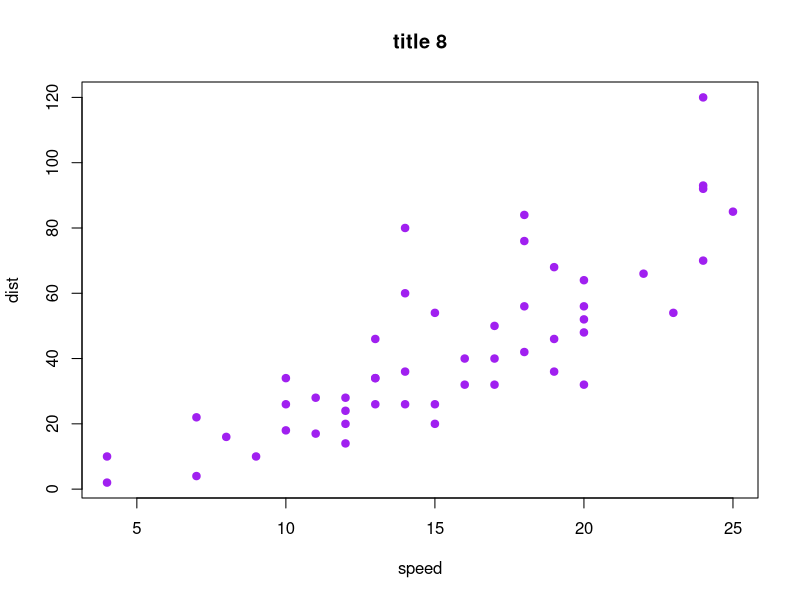
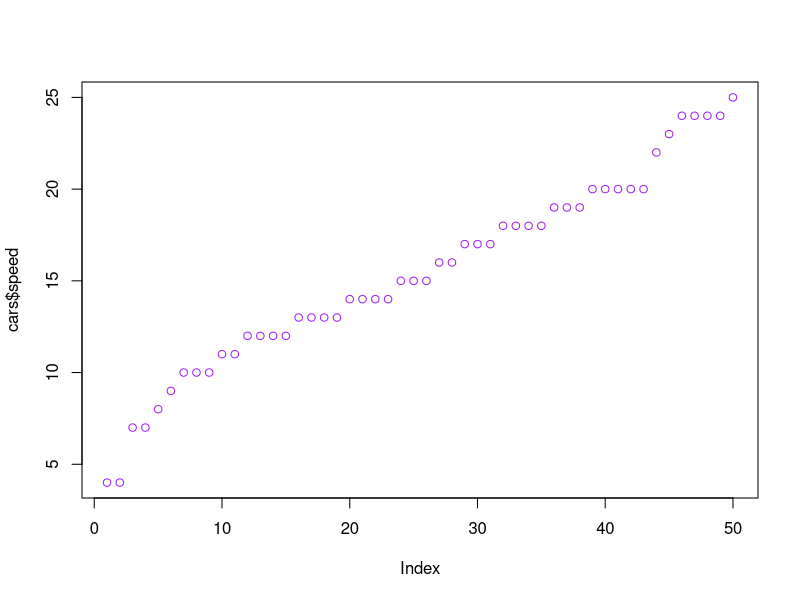

Reproduce these figures in R, in order.
## ---- chunk 1
plot(cars, col = "purple", pch = 19, main = "title 8")
summary(cars)
## ---- chunk 2

plot(cars$speed, col = "purple")

